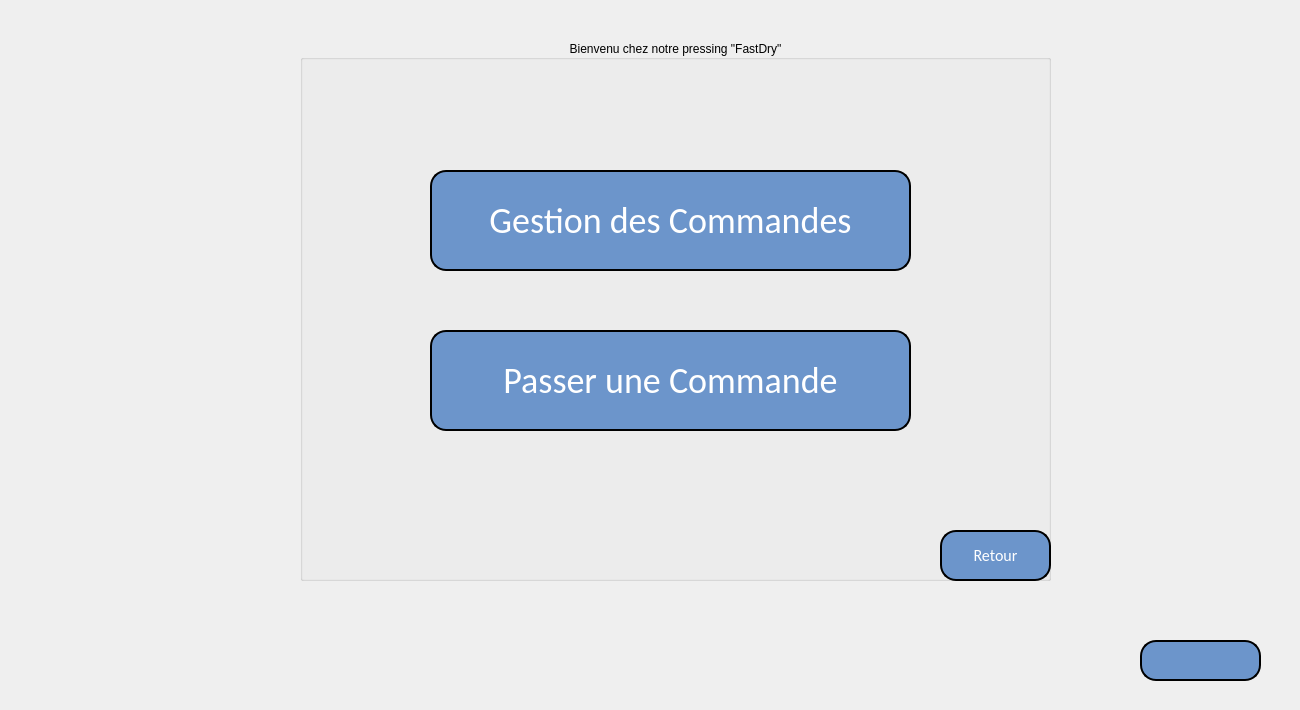
    <widget class="QWidget" name="page_5">
     <widget class="QLabel" name="label_7">
      <property name="geometry">
       <rect>
        <x>70</x>
        <y>0</y>
        <width>1211</width>
        <height>701</height>
       </rect>
      </property>
      <property name="text">
       <string/>
      </property>
      <property name="pixmap">
       <pixmap resource="resource.qrc">:/image/wt.jpg</pixmap>
      </property>
     </widget>
     <widget class="QLabel" name="label_11">
      <property name="geometry">
       <rect>
        <x>1060</x>
        <y>10</y>
        <width>231</width>
        <height>221</height>
       </rect>
      </property>
      <property name="text">
       <string/>
      </property>
      <property name="pixmap">
       <pixmap resource="resource.qrc">:/image/Capture d’écran 2022-04-06 014158.png</pixmap>
      </property>
     </widget>
     <widget class="QGroupBox" name="groupBox">
      <property name="geometry">
       <rect>
        <x>300</x>
        <y>40</y>
        <width>751</width>
        <height>541</height>
       </rect>
      </property>
      <property name="layoutDirection">
       <enum>Qt::LeftToRight</enum>
      </property>
      <property name="autoFillBackground">
       <bool>false</bool>
      </property>
      <property name="styleSheet">
       <string notr="true">font: 75 20pt &quot;Script MT Bold&quot;;</string>
      </property>
      <property name="title">
       <string>Bienvenu chez notre pressing &quot;FastDry&quot;</string>
      </property>
      <property name="alignment">
       <set>Qt::AlignCenter</set>
      </property>
      <property name="flat">
       <bool>false</bool>
      </property>
      <property name="checkable">
       <bool>false</bool>
      </property>
      <widget class="QPushButton" name="GestionCom">
       <property name="geometry">
        <rect>
         <x>130</x>
         <y>130</y>
         <width>481</width>
         <height>101</height>
        </rect>
       </property>
       <property name="styleSheet">
        <string notr="true"> border: 2px solid black;
font: italic 8pt &quot;Palace Script MT&quot;;
border-radius: 10px;
  color: white;
  padding: 30px;
  text-align: center;
  
font-family:calibri;
  display: inline-block;
  font-size: 36px;
 
  border-radius : 16px;
background-color:rgb(108, 149, 203)</string>
       </property>
       <property name="text">
        <string>Gestion des Commandes</string>
       </property>
       <property name="icon">
        <iconset resource="resource.qrc">
         <normaloff>:/image/icons8-panier-avec-de-l&amp;#39;argent-50.png</normaloff>:/image/icons8-panier-avec-de-l&amp;#39;argent-50.png</iconset>
       </property>
       <property name="iconSize">
        <size>
         <width>60</width>
         <height>60</height>
        </size>
       </property>
      </widget>
      <widget class="QPushButton" name="passerCom">
       <property name="geometry">
        <rect>
         <x>130</x>
         <y>290</y>
         <width>481</width>
         <height>101</height>
        </rect>
       </property>
       <property name="styleSheet">
        <string notr="true"> border: 2px solid black;
font: italic 8pt &quot;Palace Script MT&quot;;
border-radius: 10px;
  color: white;
  padding: 30px;
  text-align: center;
  
font-family:calibri;
  display: inline-block;
  font-size: 36px;
 
  border-radius : 16px;
background-color:rgb(108, 149, 203)</string>
       </property>
       <property name="text">
        <string>Passer une Commande</string>
       </property>
       <property name="icon">
        <iconset resource="resource.qrc">
         <normaloff>:/image/icons8-order-64 (1).png</normaloff>:/image/icons8-order-64 (1).png</iconset>
       </property>
       <property name="iconSize">
        <size>
         <width>60</width>
         <height>60</height>
        </size>
       </property>
      </widget>
      <widget class="QPushButton" name="pushButton">
       <property name="geometry">
        <rect>
         <x>640</x>
         <y>490</y>
         <width>111</width>
         <height>51</height>
        </rect>
       </property>
       <property name="styleSheet">
        <string notr="true"> border: 2px solid black;
border-radius: 10px;
  color: white;
  padding: 10px;
  text-align: center;
  
font-family:calibri;
  display: inline-block;
  font-size: 16px;
 
  border-radius : 16px;
background-color:rgb(108, 149, 203)</string>
       </property>
       <property name="text">
        <string>Retour</string>
       </property>
       <property name="icon">
        <iconset resource="resource.qrc">
         <normaloff>:/image/icons8-return-50 (1).png</normaloff>:/image/icons8-return-50 (1).png</iconset>
       </property>
      </widget>
     </widget>
     <widget class="QPushButton" name="quitter_13">
      <property name="geometry">
       <rect>
        <x>1140</x>
        <y>640</y>
        <width>121</width>
        <height>41</height>
       </rect>
      </property>
      <property name="styleSheet">
       <string notr="true"> border: 2px solid black;
border-radius: 10px;
  color: white;
  padding: 7px;
  text-align: center;
  
font-family:calibri;
  display: inline-block;
  font-size: 14px;
 
  border-radius : 16px;
background-color:rgb(108, 149, 203)</string>
      </property>
      <property name="text">
       <string/>
      </property>
      <property name="icon">
       <iconset resource="resource.qrc">
        <normaloff>:/image/icons8-log-out-64.png</normaloff>:/image/icons8-log-out-64.png</iconset>
      </property>
      <property name="iconSize">
       <size>
        <width>30</width>
        <height>30</height>
       </size>
      </property>
     </widget>
    </widget>
